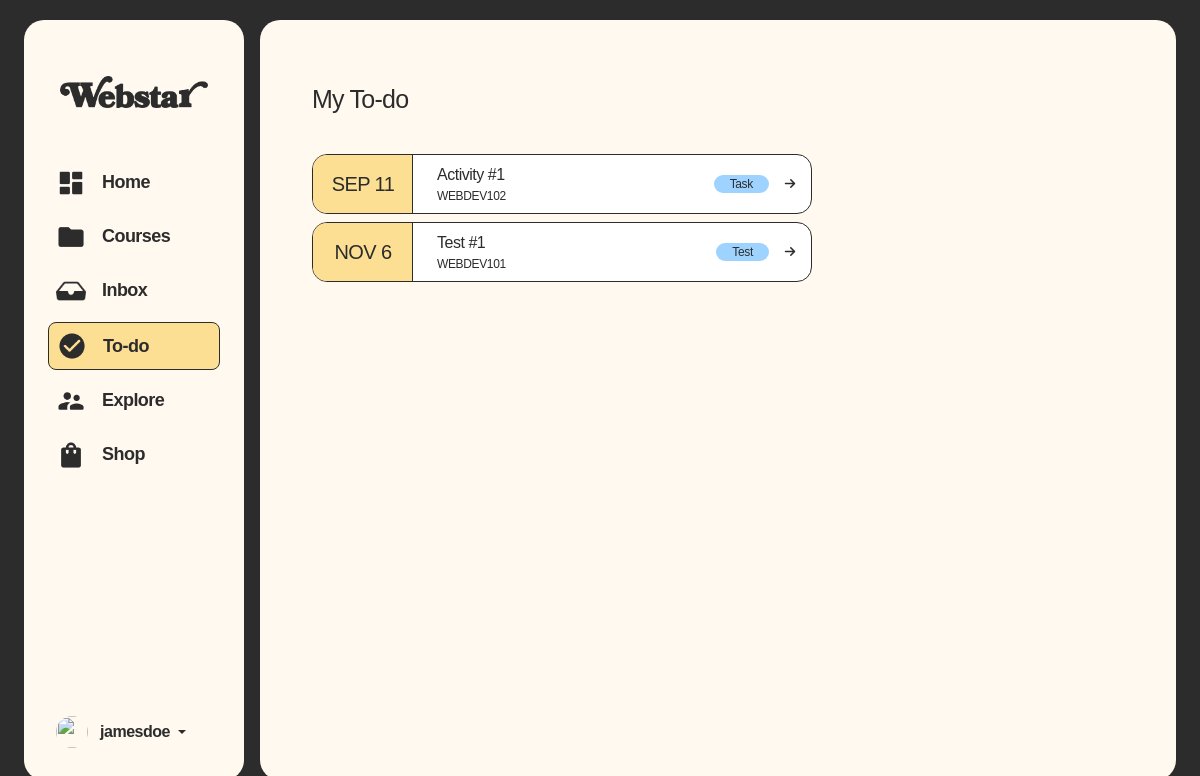
The app's page /todo.php (signed in) with its own data.
### tables this page shows
CREATE TABLE `assessments` (
  `assessmentID` int(11) NOT NULL,
  `courseID` int(11) NOT NULL,
  `assessmentTitle` varchar(100) NOT NULL,
  `about` varchar(255) NOT NULL,
  `type` enum('Task','Test') DEFAULT 'Task',
  `deadline` date NOT NULL,
  `deadlineEnabled` tinyint(1) NOT NULL DEFAULT 0,
  `createdAt` datetime DEFAULT current_timestamp()
);

CREATE TABLE `courses` (
  `courseID` int(11) NOT NULL,
  `userID` int(11) NOT NULL,
  `courseCode` varchar(50) NOT NULL,
  `courseTitle` varchar(255) NOT NULL,
  `courseImage` varchar(255) NOT NULL,
  `yearSection` varchar(50) NOT NULL,
  `schedule` varchar(255) NOT NULL,
  `isActive` varchar(3) NOT NULL DEFAULT 'Yes',
  `code` varchar(20) NOT NULL
);

### shared/assets/database/connect.php (called while the page is built, shortened)
<?php
  function executeQuery($query){
    $conn = $GLOBALS['conn'];
    return mysqli_query($conn, $query);
  }
?>

### todo.php (the view, shortened to what this page needs)
<?php $activePage = 'todo';
include('shared/assets/database/connect.php');
include("shared/assets/processes/session-process.php");
$selectAssessmentQuery = "SELECT
    tests.testID,
	assignments.assignmentID,
    assessments.*,
    assessments.assessmentTitle AS assessmentTitle,
    todo.*,
    todo.title AS todoTitle,
    courses.courseCode,
    DATE_FORMAT(assessments.deadline, '%b %e') AS assessmentDeadline
    FROM assessments
    INNER JOIN courses
        ON assessments.courseID = courses.courseID
    INNER JOIN todo
    	ON assessments.assessmentID = todo.assessmentID
    LEFT JOIN assignments
    	ON assignments.assessmentID = todo.assessmentID
    LEFT JOIN tests
        ON tests.assessmentID = todo.assessmentID
    WHERE todo.userID = '$userID' AND todo.status = 'Pending'
    GROUP BY assignments.assignmentID
    ORDER BY todo.assessmentID DESC
";
$selectAssessmentResult = executeQuery($selectAssessmentQuery);
?>
<!doctype html>
<html lang="en">
<head>
    <link href="https://cdn.jsdelivr.net/npm/bootstrap@5.3.6/dist/css/bootstrap.min.css" rel="stylesheet"
>
    <link rel="stylesheet" href="https://cdn.jsdelivr.net/npm/bootstrap-icons@1.13.1/font/bootstrap-icons.min.css">
    <link rel="stylesheet" href="shared/assets/css/global-styles.css">
    <link rel="stylesheet" href="shared/assets/css/sidebar-and-container-styles.css">
    <link href="https://cdnjs.cloudflare.com/ajax/libs/font-awesome/6.5.0/css/all.min.css" rel="stylesheet">
</head>
<body>
    <div class="container-fluid min-vh-100 d-flex justify-content-center align-items-center p-0 p-md-3"
        style="background-color: var(--black);">
        <div class="row w-100">
            <?php include 'shared/components/sidebar-for-desktop.php'; ?>
            <div class="col main-container m-0 p-0 mx-0 mx-md-2 p-0 p-md-4 overflow-y-auto">
                <div class="card border-0 px-3 pt-3 m-0 h-100 w-100 rounded-0 shadow-none"
                    style="background-color: transparent;">
                    <div class="container-fluid py-3 overflow-y-auto">
                        <div class="row">
                            <div class="col-12">
                                <div class="row align-items-center mb-4 text-center text-lg-start">
                                    <div class="col-12 col-lg-auto mb-3 mb-lg-0">
                                        <h1 class="text-sbold text-25 mb-0 mt-2" style="color: var(--black);">My To-do
                                        </h1>
                                    </div>
                                </div>
                                <div class="row mb-0 mt-0">
                                    <div class="col-12 col-md-10 mt-3 mx-auto mx-lg-0">
                                        <?php
                                        if (mysqli_num_rows($selectAssessmentResult) > 0) {
                                            while ($todo = mysqli_fetch_assoc($selectAssessmentResult)) {
                                                ?>
                                                <div class="todo-card d-flex align-items-stretch mb-2 mx-auto mx-lg-0">
                                                    <div class="date d-flex align-items-center justify-content-center text-sbold text-20"
                                                        style="text-transform:uppercase; background-color: var(--primaryColor)">
                                                        <?php echo $todo['assessmentDeadline']; ?>
                                                    </div>
                                                    <div class="d-flex flex-grow-1 flex-wrap justify-content-between p-2 w-100">
                                                        <div class="px-3 py-0">
                                                            <div class="text-sbold text-16">
                                                                <?php echo $todo['assessmentTitle']; ?>
                                                            </div>
                                                            <div class="text-reg text-12">
                                                                <?php echo $todo['courseCode']; ?>
                                                            </div>
                                                            <?php
                                                            $type = strtolower(trim($todo['type']));
                                                            $link = "#";
                                                            if ($type === 'task') {
                                                                $link = "assignment.php?assignmentID=" . $todo['assignmentID'];
                                                            } elseif ($type === 'test') {
                                                                $link = "test.php?testID=" . $todo['testID'];
                                                            }
                                                            ?>
                                                        </div>
                                                        <div class="d-flex align-items-center justify-content-center"
                                                            style="height:100%;">
                                                            <span
                                                                class="course-badge rounded-pill px-3 text-reg text-12 d-none d-lg-inline me-3">
                                                                <?php echo $todo['type']; ?>
                                                            </span>
                                                            <a href="<?php echo $link; ?>"
                                                                class="text-decoration-none d-flex align-items-center justify-content-center">
                                                                <i class="fa-solid fa-arrow-right text-reg text-12 pe-2"
                                                                    style="color:var(--black);"></i>
                                                            </a>
                                                        </div>
                                                    </div>
                                                </div>
                                                <?php
                                            }
                                        }
                                        ?>
                                    </div>
                                </div>
                            </div>
                        </div>
                    </div>
                </div>
            </div>
        </div>
    </div>
</body>
</html>

### shared/assets/css/global-styles.css (style rules this page uses)
.main-container { opacity: 0; animation: fadeInUp 0.4s ease-out forwards; }
:root { --primaryColor: #FDDF94; --highlight75: #6EBEFF; --highlight50: #9ED3FF; --highlight25: #CFE9FF; --highlight15: #c8ecc1; --dirtyWhite: #FFF9F0; --pureWhite: #FFFFFF; --darkgreen: #5b6558; --black: #2C2C2C; --Regular: 'Regular'; --Medium: 'Medium'; --Bold: 'Bold'; --SemiBold: 'SemiBold'; --Black: 'Black'; }
.text-reg { font-family: 'Regular', sans-serif; letter-spacing: -0.03em; color: var(--black); }
.text-sbold { font-family: 'SemiBold', sans-serif; letter-spacing: -0.03em; color: var(--black); }
.text-12 { font-size: 12px; }
.text-16 { font-size: 16px; }
.text-20 { font-size: 20px; }
.text-25 { font-size: 25px; }
.course-badge { background-color: var(--highlight50); color: var(--black); }
.todo-card { background-color: var(--pureWhite); border-radius: 15px; border: 1px solid var(--black); overflow: hidden; max-width: 500px; }
.date { background-color: var(--dirtyWhite); color: var(--black); position: relative; text-align: center; min-width: 100px; flex-shrink: 1; font-size: 20px; }
.date::after { content: ""; border-right: 1px solid var(--black); position: absolute; top: 0; bottom: 0; right: 0; }

### shared/assets/css/sidebar-and-container-styles.css (style rules this page uses)
body { background-color: white; }
html, body { height: 100%; margin: 0; padding: 0; }
.main-container { background-color: var(--dirtyWhite); border-radius: 0px; height: 100vh; }
@media (min-width: 768px) { body { background-color: var(--black); } }
@media (min-width: 768px) { .main-container { border-radius: 20px; height: 95vh; } }

### records on screen
assessments: assessmentDeadline "SEP 11", assessmentTitle "Activity #1", courseID.courseCode "WEBDEV102", type "Task"
assessments: assessmentDeadline "NOV 6", assessmentTitle "Test #1", courseID.courseCode "WEBDEV101", type "Test"
